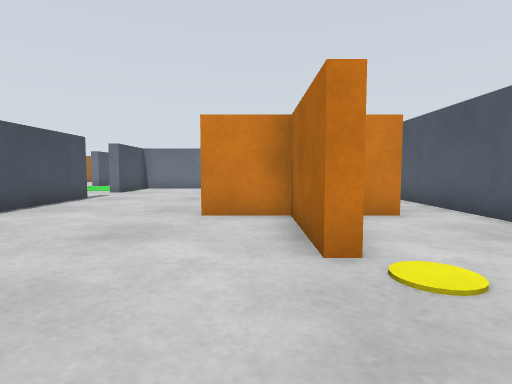
view 1 (above)

18 first-person views from a walk through a Gazebo world. The camera is 0.45 m above the floor, tilts 4° down and sees 80° across. The floor is counted in squares, 0.5 m on a side. Each view is taken from the middle of a square. On the plan, view 1 faces up. The plan holds only what a view shows up to about 11 squares ahead; the rest is blank. The place goes on beyond the plan.

view 2
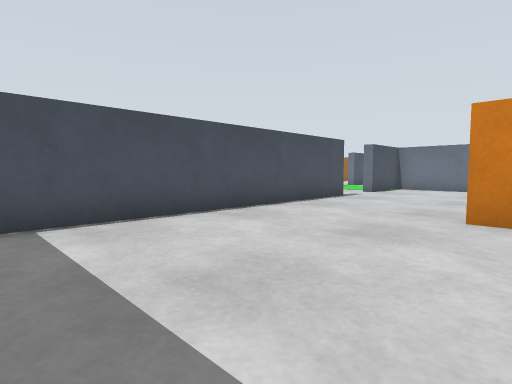

view 3
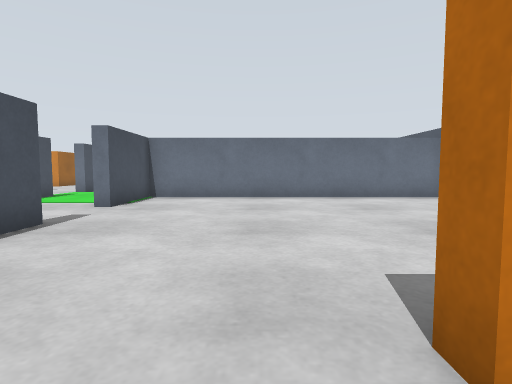

view 4
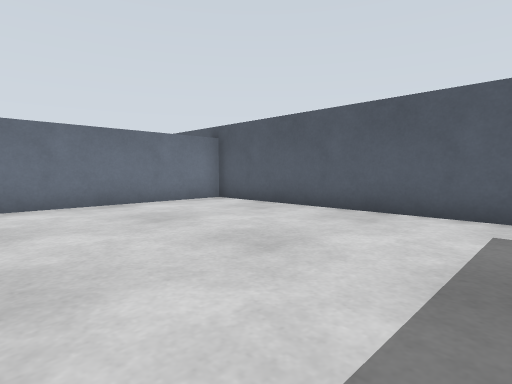

view 5
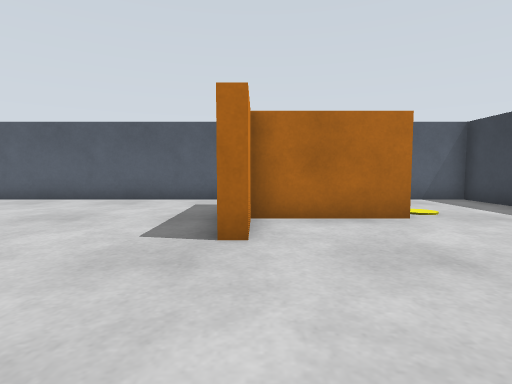

view 6
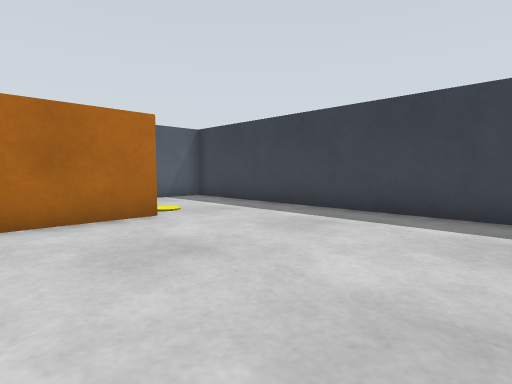

view 7
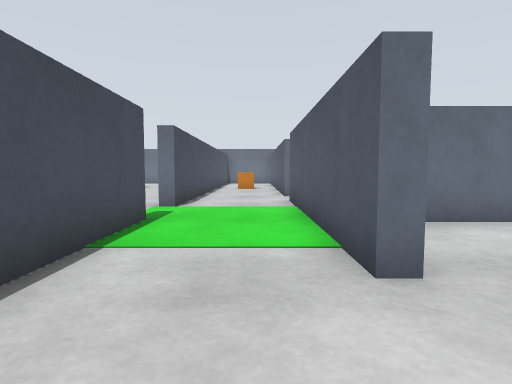

view 8
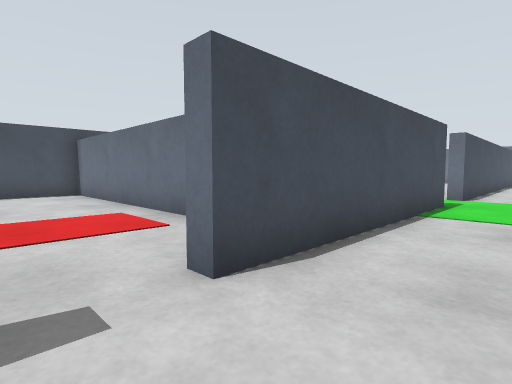

view 9
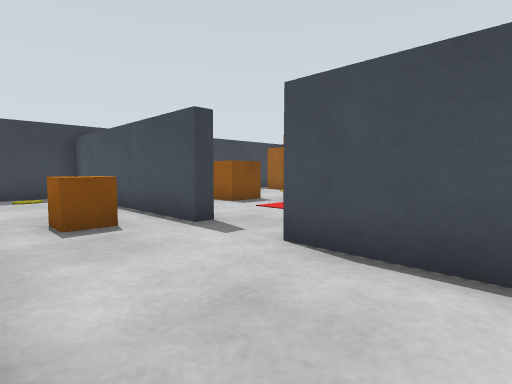

view 10
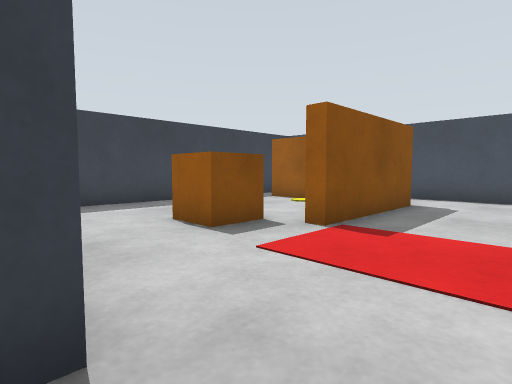

view 11
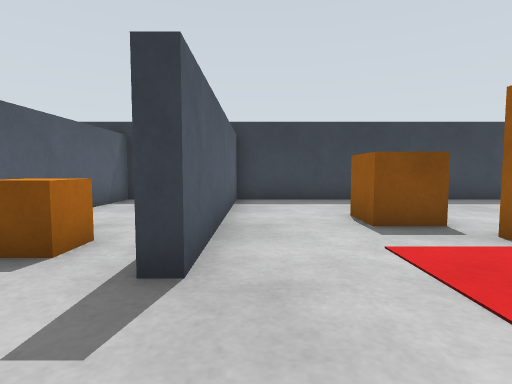

view 12
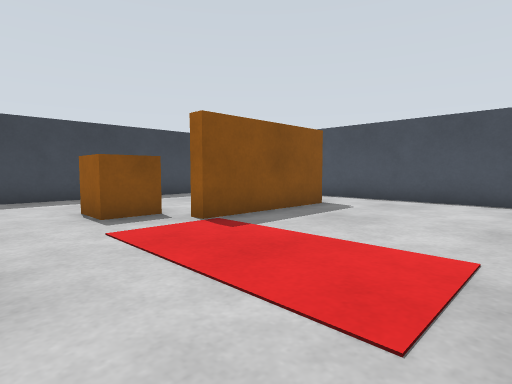

view 13
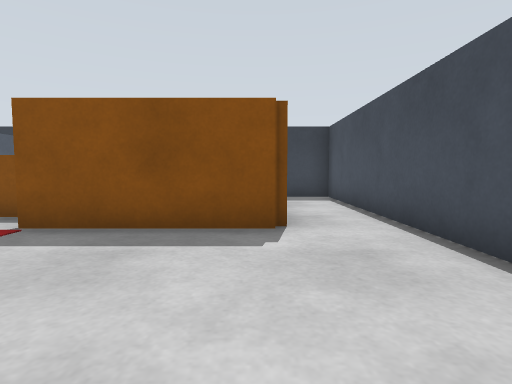

view 14
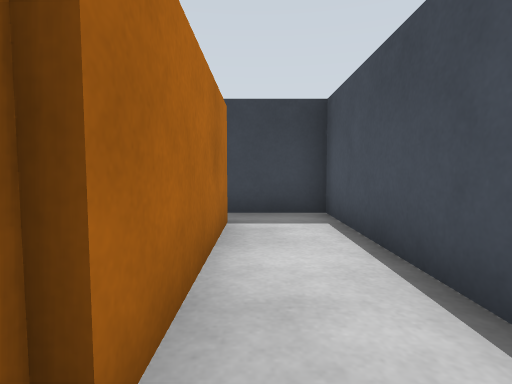

view 15
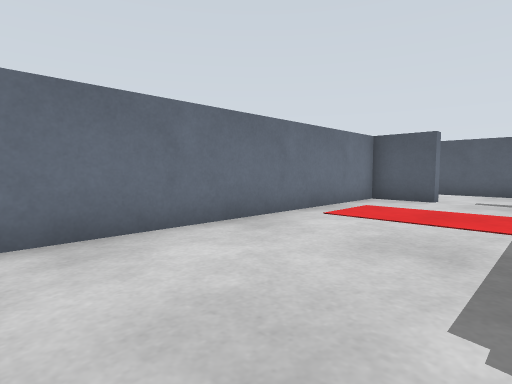

view 16
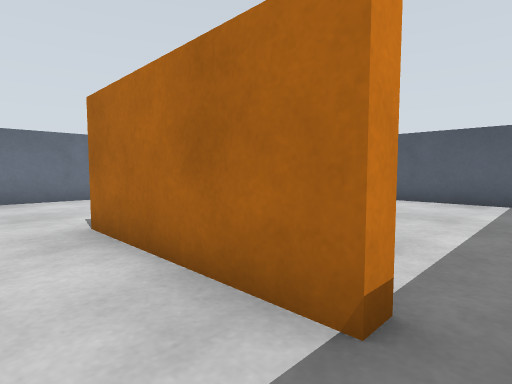

view 17
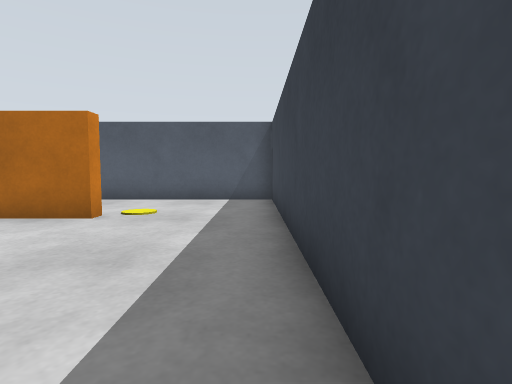

view 18
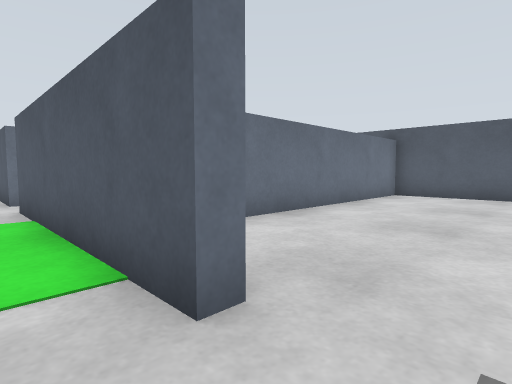

### Floor plan
Points are (right, up) in squares from view 1. A wall is a line through its corners. A room is listed if a view was taken in it or the views show most of it. See-through windows are left out.
Room 1 (views 1, 2, 3, 4, 5, 6, 9, 17)
walls: (3, 6.1) (2.1, 6.1); (-5.6, 10.1) (-5.6, 0.4); (1.1, 3.1) (0.7, 3.1) (0.7, 6.1) (-1.1, 6.1) (-1.1, 6.5); (-4.5, -0.5) (4.5, -0.5) (4.5, 15.3) (-5.6, 15.3) (-5.6, 12.5) (-6, 12.5)
ways out: opening at (-6, 11.5) to room 2
Room 2 (views 7, 18)
walls: (-6, 12.5) (-6, 17.4); (-9, 15.5) (-9, 8.5); (-9, 17.5) (-9.5, 17.5)
ways out: opening at (-6, 11.5) to room 1; opening at (-7.5, 9.5) to room 3; opening at (-9, 16.5); opening at (-7.5, 18.5)
Room 3 (views 8, 10)
walls: (-9.4, 6.5) (-9, 6.5) (-9, -0.5) (-6, -0.5) (-6, 4.2); (-6, 7.1) (-6, 8.8); (-9, 8.5) (-9.4, 8.5)
ways out: opening at (-7.5, 9.5) to room 2; opening at (-9, 7.5) to room 4
objects: orange box (-8, 5) to (-7, 6)
Room 4 (views 11, 12, 13, 14, 15, 16)
walls: (-17.1, 2.2) (-17.1, 0.7) (-17.5, 0.7) (-17.5, 5.3) (-13.3, 5.3) (-13.3, 4.9); (-9.4, 8.5) (-9.4, 10.3) (-19.5, 10.3) (-19.5, -0.5) (-9.4, -0.5) (-9.4, 6.5)
ways out: opening at (-9, 7.5) to room 3
objects: orange box (-13, 3) to (-12, 4)

Positions as (right, up) in squares from view 1, and headings:
1: (0, 0), facing up
2: (0, 0), facing up-left
3: (-2, 5), facing up
4: (-2, 7), facing up-right
5: (-5, 6), facing right
6: (-5, 6), facing down-right
7: (-7, 10), facing up
8: (-7, 7), facing up-left
9: (-6, 11), facing down-left
10: (-9, 8), facing down-left
11: (-10, 9), facing down
12: (-10, 10), facing down-left
13: (-17, 10), facing down
14: (-18, 6), facing down
15: (-19, 6), facing up-right
16: (-19, 0), facing up-right
17: (-5, 0), facing right
18: (-7, 11), facing up-right
